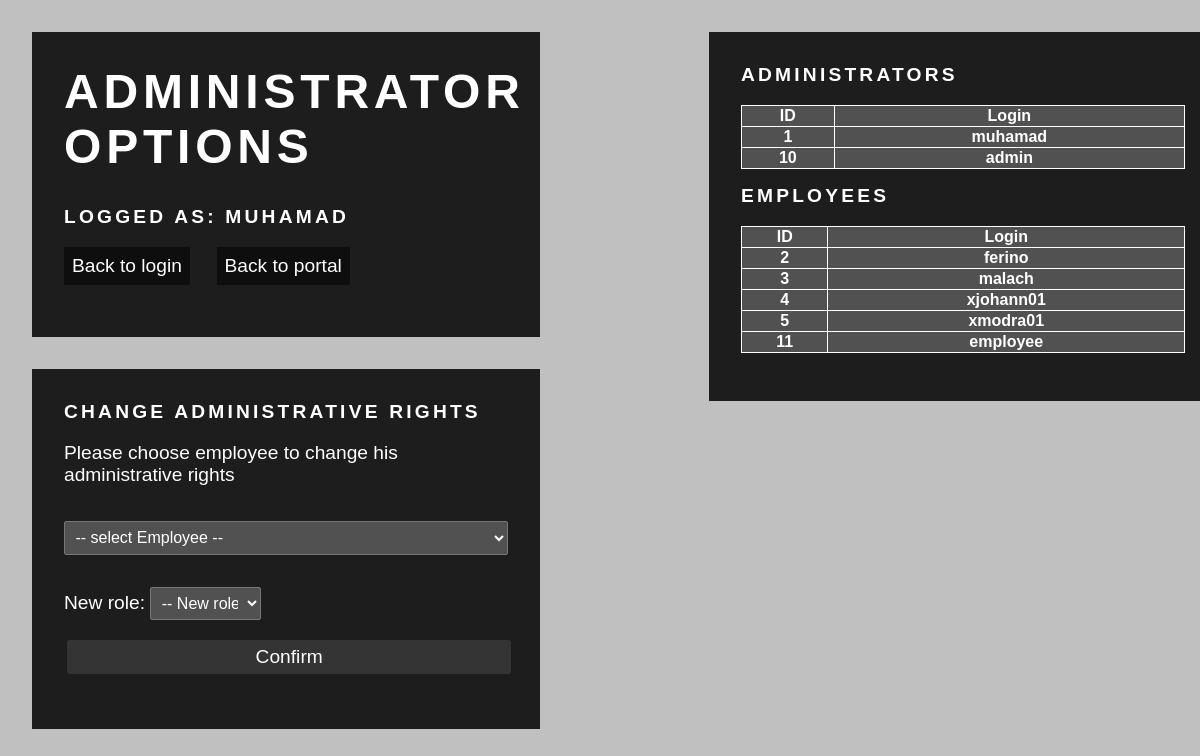
The page /third_year/IIS/admin/admin_options.php (signed in) on the database its author committed.
### tables this page shows
CREATE TABLE Osoba (
  id INTEGER NOT NULL PRIMARY KEY,
  jmeno VARCHAR(25) NOT NULL,
  adresa VARCHAR(25) NOT NULL,
  datum_narozeni DATE,
  kontakt VARCHAR(25) NOT NULL,
  login VARCHAR(25) NOT NULL,
  heslo VARCHAR(25) NOT NULL
);

### third_year/IIS/admin/admin_options.php (the view, shortened to what this page needs)
<html>
<head>
<link rel="stylesheet" href="../css/style.css">
</head>
<?php
$db = mysqli_init();
?>
<body>
<div id="PortalPage">
<h1>Administrator options</h1>
<?php
	if (isset($_SESSION["username"]) && isset($_SESSION["role"])
		&& $_SESSION["role"] == "admin")
	{
		echo "<h3>Logged as: ";
		echo  $_SESSION["username"];
		echo "</h3>";
	}
	else
	{
		header("Location: ../index.php");
	}
?>
<p><a href="../index.php">Back to login</a>
	<a href="./index.php">Back to portal</a></p>
</div>
<div id="PortalPage">
<h3>Change administrative rights</h3>
<p>Please choose employee to change his administrative rights</p>
<form action="<?=$_SERVER["PHP_SELF"]?>"  method="post">
<select name="Employees">
<option hidden disabled selected value> -- select Employee -- </option>
</select>
New role: <select name="role" />
			<option hidden disabled selected value> -- New role -- </option>
          </select><br>
<input type="submit" name="remove" value="Confirm" />
</form>
</div>
<div id="PortalPageRightWrapper">
<div id="PortalPageRight">
<h3>Administrators</h3>
<table>
	<tr>
		<th> ID </th>
		<th> Login </th>
	</tr>
<?php
$sql1 = "SELECT Osoba.id, login FROM Admin JOIN Osoba ON Osoba.id = id_zamestnanec GROUP BY Osoba.id;";
$result = mysqli_query($db, $sql1);
if ($result->num_rows)
	while ($row = $result->fetch_row())
	{
		printf("<tr>\n<th>%s</th>\n<th>%s</th>\n</tr>\n",
				$row[0], $row[1]);
	}
?>
</table>
<h3>Employees</h3>
<table>
	<tr>
		<th> ID </th>
		<th> Login </th>
	</tr>
<?php
$sql1 = "SELECT Osoba.id, login FROM Osoba NATURAL JOIN Zamestnanec
		WHERE Osoba.id NOT IN (SELECT id_zamestnanec FROM Admin) GROUP BY Osoba.id;";
$result = mysqli_query($db, $sql1);
if ($result->num_rows)
{
	while ($row = $result->fetch_row())
	{
		printf("<tr>\n<th>%s</th>\n<th>%s</th>\n</tr>\n",
				$row[0], $row[1]);
	}
}
?>
</table>
</div>
</div>
</body>
</html>

### third_year/IIS/css/style.css (style rules this page uses)
body { margin: 0; background: #C0C0C0; }
#PortalPage { font-family: Agenda-Light, Agenda Light, Agenda, Arial Narrow, sans-serif; font-weight:100; background: rgba(0,0,0,0.85); color: white; padding: 2rem; width: 37%; margin:2rem; position: relative; font-size: 1.2rem; }
#PortalPageRightWrapper { position: absolute; top: 0; right: 15px; width: 37%; background: rgba(0,0,0,0); padding-right: 2rem; margin-right:2rem; }
#PortalPageRight { font-family: Agenda-Light, Agenda Light, Agenda, Arial Narrow, sans-serif; font-weight:100; background: rgba(0,0,0,0.85); color: white; width: 100%; position: relative; font-size: 1.2rem; padding: 2rem; margin:2rem; }
h1 { font-size: 3rem; text-transform: uppercase; margin-top: 0; letter-spacing: .3rem; }
h3 { font-size: 1.2rem; text-transform: uppercase; margin-top: 0; letter-spacing: .2rem; }
table { width: 100%; padding: .4rem; margin: 1rem auto; font-size: 1rem; background: rgba(255,255,255,0.23); color: #fff; border-radius: 2px; border-collapse: collapse; }
th, td { border: 1px solid white; }
select[name="role"] { width: 25%; }
select { width: 100%; padding: .4rem; margin: 1rem auto; font-size: 1rem; background: rgba(255,255,255,0.23); color: #fff; border-radius: 2px; border-collapse: collapse; }
option { background: gray; color: #fff; }
a { display: inline-block; color: #fff; text-decoration: none; background:rgba(0,0,0,0.5); padding: .5rem; transition: .6s background; }
#PortalPage input { width: 100%; padding: .4rem; border: none; margin: 0.2rem; font-size: 1.2rem; background: rgba(255,255,255,0.10); color: #fff; border-radius: 3px; cursor: pointer; transition: .3s background; }
select option[disabled] { display:none; }

### rows shown on the page
osoba: id "1", login "muhamad"
osoba: id "10", login "admin"
osoba: id "2", login "ferino"
osoba: id "3", login "malach"
osoba: id "4", login "xjohann01"
osoba: id "5", login "xmodra01"
osoba: id "11", login "employee"

### other values the page prints
$_SESSION["username"] "MUHAMAD"
